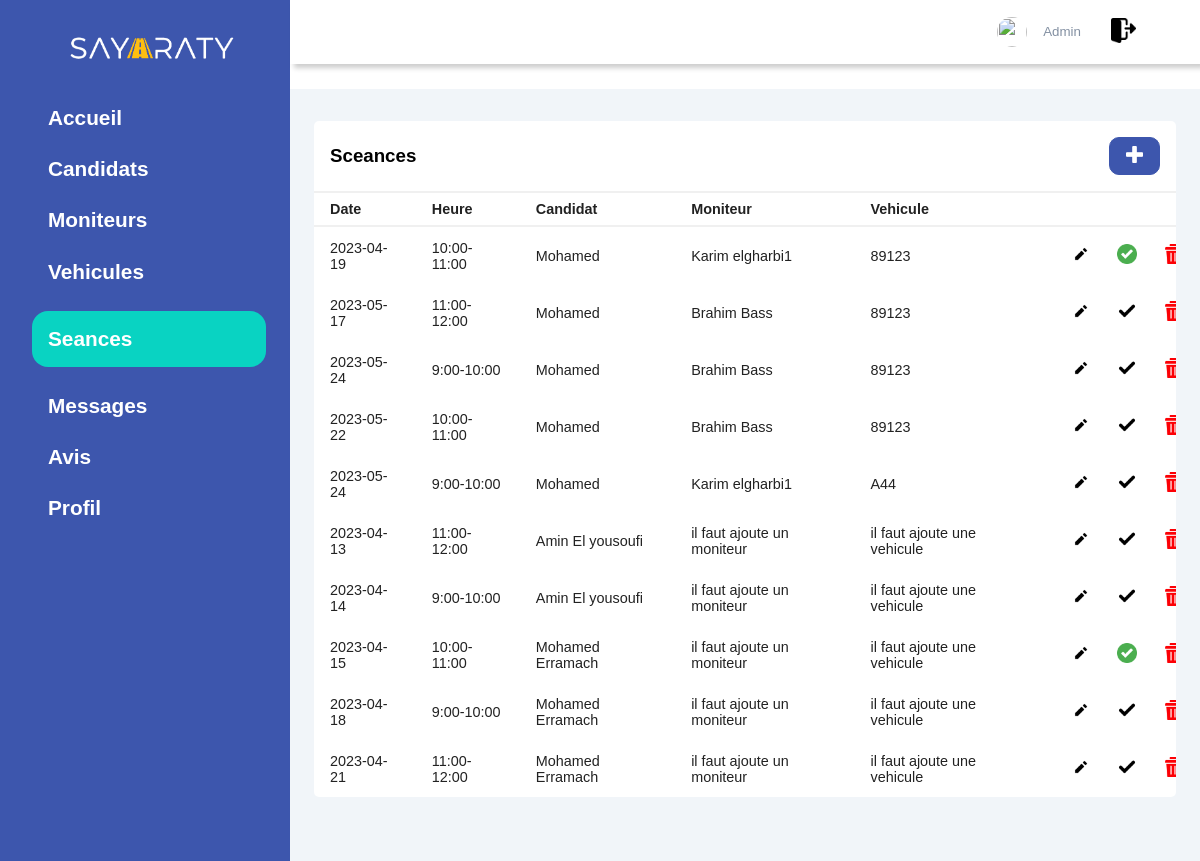
The page /Administrateur/Pages/seance.php on the database its author committed.
### tables this page shows
CREATE TABLE `seance` (
  `ID_SEANCE` int(11) NOT NULL,
  `Jour` varchar(10) DEFAULT NULL,
  `Date` varchar(100) NOT NULL,
  `Heure` varchar(20) DEFAULT NULL,
  `Valide` tinyint(1) NOT NULL,
  `id_candidat` varchar(30) DEFAULT NULL,
  `id_moniteur` varchar(30) DEFAULT NULL,
  `id_vehicule` varchar(30) DEFAULT NULL
);

CREATE TABLE `candidat` (
  `Login_candidat` varchar(30) NOT NULL,
  `Password` varchar(200) DEFAULT NULL,
  `Nom` varchar(30) DEFAULT NULL,
  `Email_candidat` varchar(30) DEFAULT NULL,
  `Sexe_candidat` varchar(6) DEFAULT NULL,
  `Num_telephone` varchar(15) DEFAULT NULL,
  `Num_CIN_candidat` varchar(10) DEFAULT NULL,
  `Date_de_naissance` date DEFAULT NULL,
  `Date_d_inscription` date DEFAULT NULL,
  `Prix_payer` double DEFAULT NULL,
  `Nb_heures` int(11) DEFAULT NULL,
  `Statut` tinyint(1) DEFAULT NULL,
  `PHOTO` varchar(100) DEFAULT NULL,
  `Adresse` varchar(100) DEFAULT NULL
);

CREATE TABLE `moniteur` (
  `Login_moniteur` varchar(30) NOT NULL,
  `Password` varchar(200) DEFAULT NULL,
  `Nom` varchar(30) DEFAULT NULL,
  `Email_moniteur` varchar(30) DEFAULT NULL,
  `Sexe_moniteur` varchar(6) DEFAULT NULL,
  `Num_telephone_moniteur` varchar(15) DEFAULT NULL,
  `Num_CIN_moniteur` varchar(10) DEFAULT NULL,
  `num_permis` varchar(20) DEFAULT NULL,
  `Photo_moniteur` varchar(100) DEFAULT NULL
);

### Administrateur/Pages/seance.php (the view, shortened to what this page needs)
<!DOCTYPE html>
<!doctype html>
<html>
   <head>
       <link rel="stylesheet" href="https://cdn-uicons.flaticon.com/uicons-bold-rounded/css/uicons-bold-rounded.css">
       <link rel="stylesheet" href="../styles/Style_condidat.css">
   </head>
   <body class="flex-container" class="flex-item">
   <?PHP
     require("../../PHP/Connexion_BD.php");
    $query = "SELECT * FROM administrateur WHERE Login_admin='".$_SESSION["login"]."'";
$ligne = mysqli_fetch_row(mysqli_query($connect,$query));
   echo '  <div class="sidebar">
            <div class="brand">
            <a href="../"><img src="../image/SAYARATY_LOGO.png"><a>
            </div>
            <div class="menu">
                <ul>
                <li>
                <a href="../index.php" ><span class="dash">Accueil</span></a>
               </li>
               <li>
                <a href="candidat.php" ><span class="condidats">Candidats</span></a>
               </li>
               <li>
                <a  href="moniteur.php" ><span class="moniteur"> Moniteurs </span></a>
               </li>
               <li>
                <a href="vehicule.php"  ><span class="voitures">Vehicules</span></a>
               </li>
               <li>
               <a href="#" class="active" ><span class="">Seances</span></a>
               </li>
                <li>
                <a href="message.php"  ><span class="">Messages</span></a>
               </li>
               <li>
               <a href="avis.php"><span class="">Avis</span></a>
              </li>
              <li>
                   <a href="profile.php"><span class="">Profil</span></a>
                  </li>
                </ul>
            </div>
      </div>
      <div class="main_cont">
        <header>
             <h2 >
                <label for="">
                    <span  class="hello"></span>
                </label>
             </h2>
             <div class="condidat">
                <img id="hi" src="'.$ligne[6].'" onclick="toggle" width="30px" height="30px"  alt="">
                <div >
                    <h4 id="Menu">'.$_SESSION["login"].'</h4>
                    <small>Admin</small></a>
                </div>
                <a href="../../PHP/Deconnexion.php">
             <img id="hiii" src="../image/loging out.png" width="25px" height="25px">
             </a>
                       <h3>'.$_SESSION["login"].'</h3>
             </div>
        </header>
        <main>
        <div class="recent">
                <div class="project">
                   <div class="card2">
                      <div class="card_h">
                         <h3> Sceances </h3>
                         <button><a id="nn" href="../ajout/ajout_sc.php" ><img src="../image/plus.png"  width="17px" height="17px" ></a> </button>
                      </div>
                      <div class="card_body">
                        <div class="table_res">
                            <table width="100%">
                                <thead>
                                   <tr>
                                      <td> Date </td>
                                      <td> Heure </td>
                                      <td> Candidat</td>
                                      <td> Moniteur </td>
                                      <td> Vehicule</td>
                                   </tr>
                                </thead>' ;
                                $requete = mysqli_query( $connect , "SELECT * FROM seance");
                                while($ligne = mysqli_fetch_assoc($requete)) {
                                 $idd=$ligne['ID_SEANCE']  ;
                                 $id=$ligne['id_candidat'];
                                 $iv=$ligne['id_moniteur'];
                                 $requet = mysqli_query($connect, "SELECT Nom FROM candidat where Login_candidat like '$id'");
                                 $candidat=mysqli_fetch_row($requet);
                                 $requet = mysqli_query($connect, "SELECT * FROM moniteur where Login_moniteur='$iv'");
                                 $moniteur=mysqli_fetch_row($requet);
                                 if(!$candidat==null){
                                        echo ' <tbody>
                                         <tr>
                                         <td>'.$ligne['Date'].'</td>
                                         <td>'.$ligne['Heure'].'</td>
                                             <td>'.$candidat[0].'</td>
                                             ';
                                             if($moniteur==null){
                                             echo'
                                             <td> il faut ajoute un moniteur </td>';
                                              }else{
                                             echo'
                                             <td>'.$moniteur[2].'</td>';
                                              }
                                             if($ligne['id_vehicule']==null){
                                             echo'
                                             <td> il faut ajoute une vehicule </td>';
                                              }else{
                                             echo'
                                             <td>'.$ligne['id_vehicule'].'</td>
                                             ';
                                              }
                                              echo'
                                              <td> <button id="aaa" value="Modifier"><a title"="Modifier"  href="../Modifier/modif_sc.php?up='.$idd.'"><image class="image_delete" src="../image/crayon.png" ></a></button></td>
                                              ';
                                              if($ligne['Valide']==1){
                                                echo'
                                                <td> <button id="aaa" ><image class="image_delete" src="../image/oui.png" ></buttom></td>
                                               ';
                                                }else{
                                                echo'
                                                <td> <button id="aaa" ><a onclick=\' javascript: return confirm("Êtes-vous sûr de vouloir accepter?")\'href="../seance/accepter.php?accpt='.$idd.'"><image class="image_delete" src="../../IMG/chek.png" ></a></buttom></td>
                                               ';
                                                }
                                              echo'
                                              <td>
                                               <button id="aaa" value="Supprimer"> <a onclick=\' javascript: return confirm("Êtes-vous sûr de vouloir supprimer la seance?")\'href="../supp/suppsea.php?deleteid='.$idd.'"> <image class="image_delete"src="../image/delete.png" ></a> </button>
                                               </td>
                                         </tr>' ;
                                     }
                                    }
 echo'                               </tbody>
                              </table>
                        </div>
                      </div>
                   </div>
                </div>
                <div class="custmer">
                </div>
            </div>
        </main>
      </div>
   </body>
</html>   '
?>

### Administrateur/styles/Style_condidat.css (style rules this page uses)
* { padding: 0; margin: 0; box-sizing: border-box; list-style-type: none ; text-decoration: none; font-family: 'Poppins', sans-serif; }
.image_delete { width:20px; }
#hiii { margin-right: 1rem; cursor: pointer; margin-left: 30px; border-radius: 0%; }
#aaa { background:#ffffff; border-radius:10px ; color:#fff; font-size: .8rem; padding: 0.5rem 1rem ; margin-right: -40px; border: 1px solid #ffffff; }
#hi { margin-right: 1rem; border-radius: 50%; cursor: pointer; margin-left: 30px; }
.sidebar { width: 290px; position: fixed; left: 0; top: 0; height:100%; background: #3D56AD; z-index: 100; }
.brand img { width:200px; margin-left:20px; }
.brand { height: 90px; padding: 1rem 0rem 1rem 2rem; color: #fff; }
.active { background: rgb(9, 211, 194); padding-top:1rem ; padding-bottom: 1rem; color:#3D56AD; border-radius: 1rem; margin-right: 1.5rem; }
.menu li { width: 100%; margin-bottom: 1.7rem; padding-left: 2rem; }
.menu a span:first-child { font-size: 1.3rem; padding-right: 1rem; }
.menu { margin-top: 1rem; }
.menu a { padding-left: 1rem; display: block; color: rgb(255, 255, 255); font-size: 1.1rem; font-family: 'Courier New', Courier, monospace; font-weight: bold; }
.main_cont { margin-left: 290px; }
header { display: flex; background: #fff; justify-content: space-between; padding: 1rem 3rem; box-shadow: 4px 4px 5px rgba(0,0,0,0.2); position: fixed; left: 290px; width: calc(100% - 290px); top: 0; z-index: 100; }
header h2 { color :#555; }
header label span { font-size: 1.7rem; padding-right: 1rem; }
.condidat { display: flex; align-items: center; }
.condidat img { border-radius: 50%; margin-right: 1rem; }
.condidat small { display: inline-block; color :#8390A2; }
main { margin-top: 89px; padding: 2rem 1.5rem; background: #f1f5f9; min-height: calc(100vh - 90px); }
.dash { display: grid; grid-template-columns: repeat(4,1fr ); grid-gap: 2rem ; margin-top: 1rem; }
.recent { display: grid; grid-gap:2rem ; margin-top: 0.0rem; }
.card2 { background: #fff; border-radius: 5px; }
.card_h { padding: 1rem; }
.card_h { display:flex; justify-content: space-between; align-items: center; border-bottom: 1px solid #f0f0f0 ; }
.card_h button { background:#3D56AD; border-radius:10px ; color:#fff; font-size: .8rem; padding: 0.5rem 1rem ; border: 1px solid #3D56AD; }
table { border-collapse: collapse; }
thead tr { border-top: 1px solid #f0f0f0; border-bottom: 2px solid #f0f0f0; }
thead td { font-weight: 700; }
td { padding: .5rem 1rem; font-size: .9rem; color:#222; }
tr td:last-child { display: flex; align-items: center; }
.table_res { width: 100%; overflow-x: auto; }
*, *::after, *::before { box-sizing: border-box; }

### rows shown on the page
seance: Date "2023-04-19", Heure "10:00-11:00", id_candidat.Nom "Mohamed", id_moniteur.Nom "Karim elgharbi1", id_vehicule "89123", Valide 1 (drawn)
seance: Date "2023-05-17", Heure "11:00-12:00", id_candidat.Nom "Mohamed", id_moniteur.Nom "Brahim Bass", id_vehicule "89123", Valide 0 (drawn)
seance: Date "2023-05-24", Heure "9:00-10:00", id_candidat.Nom "Mohamed", id_moniteur.Nom "Brahim Bass", id_vehicule "89123", Valide 0 (drawn)
seance: Date "2023-05-22", Heure "10:00-11:00", id_candidat.Nom "Mohamed", id_moniteur.Nom "Brahim Bass", id_vehicule "89123", Valide 0 (drawn)
seance: Date "2023-05-24", Heure "9:00-10:00", id_candidat.Nom "Mohamed", id_moniteur.Nom "Karim elgharbi1", id_vehicule "A44", Valide 0 (drawn)
seance: Date "2023-04-13", Heure "11:00-12:00", id_candidat.Nom "Amin El yousoufi", shows "il faut ajoute un moniteur", shows "il faut ajoute une vehicule", Valide 0 (drawn)
seance: Date "2023-04-14", Heure "9:00-10:00", id_candidat.Nom "Amin El yousoufi", shows "il faut ajoute un moniteur", shows "il faut ajoute une vehicule", Valide 0 (drawn)
seance: Date "2023-04-15", Heure "10:00-11:00", id_candidat.Nom "Mohamed Erramach", shows "il faut ajoute un moniteur", shows "il faut ajoute une vehicule", Valide 1 (drawn)
seance: Date "2023-04-18", Heure "9:00-10:00", id_candidat.Nom "Mohamed Erramach", shows "il faut ajoute un moniteur", shows "il faut ajoute une vehicule", Valide 0 (drawn)
seance: Date "2023-04-21", Heure "11:00-12:00", id_candidat.Nom "Mohamed Erramach", shows "il faut ajoute un moniteur", shows "il faut ajoute une vehicule", Valide 0 (drawn)
